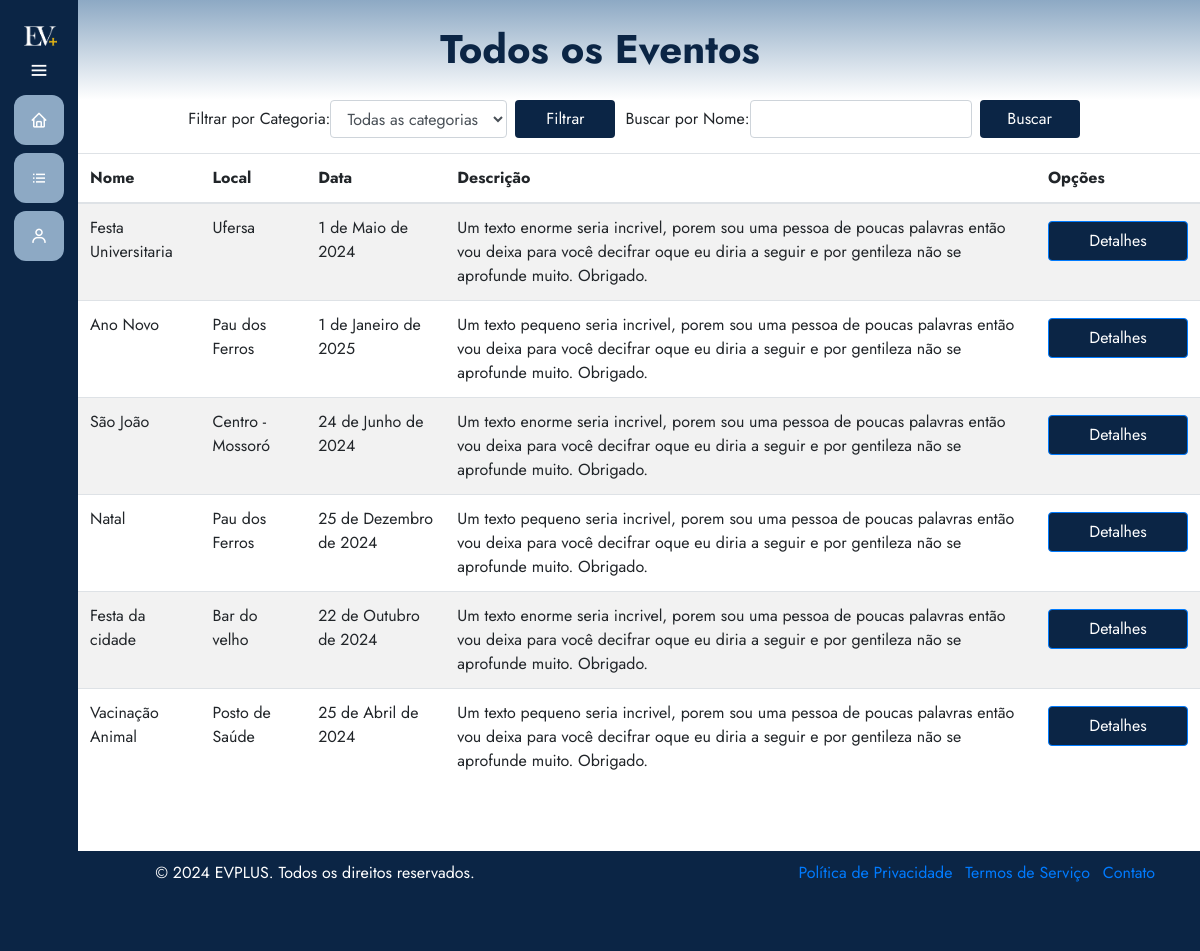
The app's page /eventos/todos-eventos/ with its own data.
### eventos/models.py (models this page shows, shortened)
class Evento(models.Model):
    user = models.ForeignKey(User, on_delete=models.CASCADE)
    clients = models.ManyToManyField(User, through='Inscricao', related_name='eventos')
    name = models.CharField(max_length=100)
    description = models.TextField()
    local = models.CharField(max_length=100)
    date = models.DateField()
    time = models.TimeField()
    category = models.CharField(max_length=100)
    banner = models.ImageField(null=True, blank=True, upload_to='banners/')
    limite_inscricoes = models.PositiveIntegerField(null=True, blank=True, verbose_name="Limite de Inscrições")
    finalizado = models.BooleanField(default=False)
    certificados = models.ManyToManyField(User, through='Certificado', related_name='eventos_certificados')
    avaliacoes = models.ManyToManyField(User, through='Avaliacao', related_name='eventos_avaliados')

### eventos/views.py (the view)
# urls.py: path('todos-eventos/', views.listarTodosEventos, name='todos_eventos'),
def listarTodosEventos(request):
    exibir_sidebar = True
    categoria = request.GET.get('categoria')
    nome = request.GET.get('nome')
    eventosDisponiveis = Evento.objects.filter(finalizado=False)
    if categoria:
        eventosDisponiveis = eventosDisponiveis.filter(category=categoria)
    if nome:
        eventosDisponiveis = eventosDisponiveis.filter(name__icontains=nome)
    return render(request, 'todosEventos.html', {'eventos': eventosDisponiveis, 'exibir_sidebar': exibir_sidebar})

### eventos/templates/todosEventos.html (shortened to what this page needs)
{% extends 'base.html' %}
{% load static %}
{% block 'head' %}
    <link rel="stylesheet" href="{% static 'eventos/css/todosEventos.css' %}">
{% endblock %}
{% block 'dashboard' %}
    <div class="container">
        <div class="row">
            <div class="col-md-12">
                <form method="GET" action="{% url 'eventos:todos_eventos' %}" class="form-inline">
                    <div class="form-group mr-2">
                        <label for="categoria">Filtrar por Categoria:</label>
                        <select class="form-control" id="categoria" name="categoria">
                            <option value="">Todas as categorias</option>
                        </select>
                    </div>
                    <button type="submit" class="btn btn-filter">Filtrar</button>
                    <div class="form-group">
                        <label for="nome">Buscar por Nome:</label>
                        <input type="text" class="form-control mr-2" id="nome" name="nome">
                    </div>
                    <button type="submit" class="btn btn-filter">Buscar</button>
                </form>
            </div>
        <div class="row">
            <div class="col-md-12">
                <div class="panel panel-default">
                    <div class="panel-body">
                        <div class="table-responsive">
                            <table class="table table-striped">
                                <thead>
                                    <tr>
                                        <th>Nome</th>
                                        <th>Local</th>
                                        <th>Data</th>
                                        <th>Descrição</th>
                                        <th>Opções</th>
                                    </tr>
                                </thead>
                                <tbody>
                                    {% for evento in eventos %}
                                        <tr>
                                            <td>{{ evento.name }}</td>
                                            <td>{{ evento.local }}</td>
                                            <td>{{ evento.date }}</td>
                                            <td>{{ evento.description }}</td>
                                            <td>
                                                <a href="{% url 'eventos:detalhes_evento' evento.id %}" class="btn btn-primary">Detalhes</a>
                                            </td>
                                        </tr>
                                    {% endfor %}
                                </tbody>
                            </table>
                        </div>
                    </div>
                </div>
            </div>
        </div>
    </div>
{% endblock %}

### templates/static/general/css/base.css (style rules this page uses)
* { margin: 0; padding: 0; box-sizing: border-box; font-family: "Jost" , sans-serif; }

### templates/static/general/css/general.css (style rules this page uses)
:root { --main-color: #8da9c4; --dark-color: #0b2545; --light-color: #eef4ed; --contrast-color: #467afd; --differential-color: #134074; }

### templates/static/eventos/css/todosEventos.css (style rules this page uses)
.btn-primary { height: 40px; width: 140px; background-color: var(--dark-color); padding: 7px; margin-top: 5px; margin-bottom: 15px; }
.btn-filter { height: 38px; width: 100px; background-color: var(--dark-color); padding: 5px; color: white; margin-right: 10px; }
.form-inline { margint-top: 20px; margin-bottom: 15px; display: flex; justify-content: center; }

### records on screen
Evento: name "Festa Universitaria", local "Ufersa", date "1 de Maio de 2024", description "Um texto enorme seria incrivel, porem sou uma pessoa de poucas palavras então vou deixa para você decifrar oque eu diria a seguir e por gentileza não se aprofunde muito. Obrigado."
Evento: name "Ano Novo", local "Pau dos Ferros", date "1 de Janeiro de 2025", description "Um texto pequeno seria incrivel, porem sou uma pessoa de poucas palavras então vou deixa para você decifrar oque eu diria a seguir e por gentileza não se aprofunde muito. Obrigado."
Evento: name "São João", local "Centro - Mossoró", date "24 de Junho de 2024", description "Um texto enorme seria incrivel, porem sou uma pessoa de poucas palavras então vou deixa para você decifrar oque eu diria a seguir e por gentileza não se aprofunde muito. Obrigado."
Evento: name "Natal", local "Pau dos Ferros", date "25 de Dezembro de 2024", description "Um texto pequeno seria incrivel, porem sou uma pessoa de poucas palavras então vou deixa para você decifrar oque eu diria a seguir e por gentileza não se aprofunde muito. Obrigado."
Evento: name "Festa da cidade", local "Bar do velho", date "22 de Outubro de 2024", description "Um texto enorme seria incrivel, porem sou uma pessoa de poucas palavras então vou deixa para você decifrar oque eu diria a seguir e por gentileza não se aprofunde muito. Obrigado."
Evento: name "Vacinação Animal", local "Posto de Saúde", date "25 de Abril de 2024", description "Um texto pequeno seria incrivel, porem sou uma pessoa de poucas palavras então vou deixa para você decifrar oque eu diria a seguir e por gentileza não se aprofunde muito. Obrigado."
